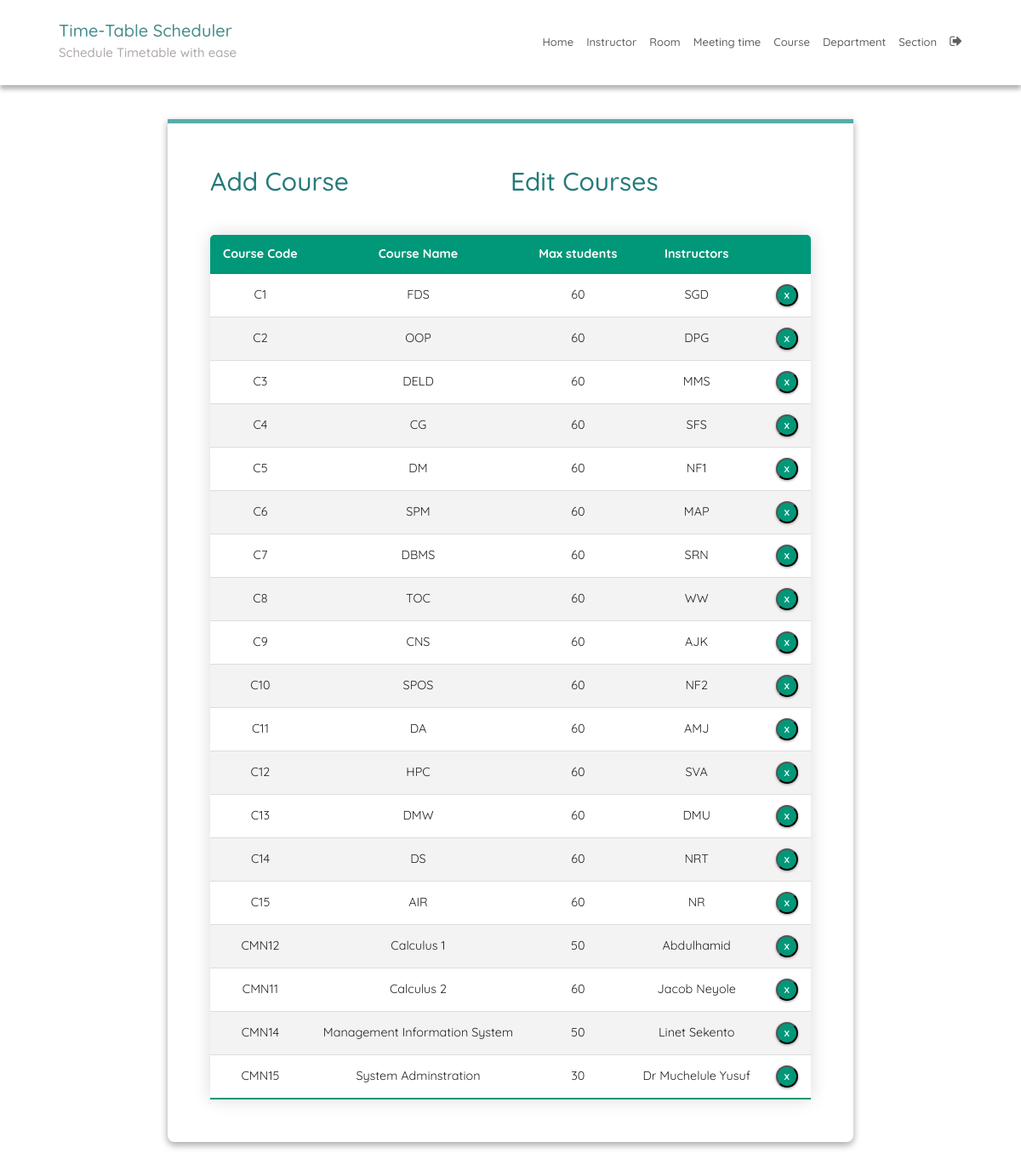
Screenshot of /courseEdit/ (signed in) with the database file from the repository.
### SchedulerApp/models.py (models this page shows, shortened)
class Course(models.Model):
    course_number = models.CharField(max_length=5, primary_key=True)
    course_name = models.CharField(max_length=40)
    max_numb_students = models.CharField(max_length=65)
    instructors = models.ManyToManyField(Instructor)

### SchedulerApp/views.py (the view)
# urls.py: path('courseEdit/', courseEdit, name='courseEdit'),
@login_required
def courseEdit(request):
    instructor = defaultdict(list)
    for course in Course.instructors.through.objects.all():
        course_number = course.course_id
        instructor_name = Instructor.objects.filter(
            id=course.instructor_id).values('name')[0]['name']
        instructor[course_number].append(instructor_name)
    context = {'courses': Course.objects.all(), 'instructor': instructor}
    return render(request, 'courseEdit.html', context)

### SchedulerApp/templatetags/index.py (called while the page is built)
@register.filter
def dictKey(d, k):
    return ', '.join(d[k]) or ''

@register.tag
def active(parser, token):
    args = token.split_contents()
    template_tag = args[0]
    if len(args) < 2:
        raise (template.TemplateSyntaxError, f'{template_tag} tag requires at least one argument')
    return NavSelectedNode(args[1:])

    def render(self, context):
        path = context['request'].path
        for p in self.patterns:
            pValue = template.Variable(p).resolve(context)
            if path == pValue:
                return 'active'
        return ''

### templates/courseEdit.html (shortened to what this page needs)
{% extends 'base.html' %}
{% block content %}
{% load static %}
{% load index %}
<fieldset class="fieldset">
  <div class="tablink">
    <a href="{% url 'courseAdd'%}">
      <h1 onclick="openPage('new')" id="defaultOpen">Add Course</h1>
    </a>
    <h1 onclick="openPage('edit')" id="link_to_edit">Edit Courses</h1>
  </div>
  <div class="tabcontent" id="edit">
    <table class="editTable">
      <thead>
        <tr class="table-headers">
          <th>Course Code</th>
          <th>Course Name</th>
          <th>Max students</th>
          <th>Instructors</th>
          <th class="empty"></th>
        </tr>
      </thead>
      <tbody>
        {% for crs in courses %}
        <tr>
          <td>{{crs.course_number}}</td>
          <td>{{crs.course_name}}</td>
          <td>{{crs.max_numb_students}}</td>
          <td>{{instructor|dictKey:crs.course_number}}</td>
          <td class="empty">
            <form action="{% url 'deletecourse' crs.course_number %}" method="post">
              <input type="submit" value="X" class="cross">
            </form>
          </td>
        </tr>
        {% endfor %}
      </tbody>
    </table>
  </div>
</fieldset>
{% endblock %}

### static/CSS/style.css (style rules this page uses)
:root { --green1: #57ACAC; --green2: #38c0b3; --green3: #257a7a; --green4: #0FCD9D; --green5: #01d7a7; --green6: #00BE8E; --green7: #009879; --white: #fff; --grey: #aaa; --dark-grey: #444; --light-grey: #a29999; --lighter-grey: #dddddd; --lightest-grey: #f3f3f3; --box-shadow: #9e9292; }
html { font-size: 100%; box-sizing: border-box; scroll-behavior: smooth; }
html, body { margin: 0; padding: 0; width: 100vw; min-height: 100%; text-rendering: optimizeLegibility; font-family: "Quicksand", sans-serif; font-size: 62.5%; }
body { position: relative; }
a { text-decoration: none; }
fieldset { padding: 50px; border-radius: 0 0 8px 8px; background: transparent; box-shadow: rgba(0, 0, 0, 0.145) 0px 4px 8px, rgba(0, 0, 0, 0.24) 0px 3px 8px; border-top: 5px solid var(--green1); }
.fieldset { min-width: 65rem; font-size: 1.6rem; }
.tablink { display: grid; grid-template-columns: 1fr 1fr; }
.tablink h1 { color: var(--green3); padding-bottom: 2rem; cursor: pointer; font-size: 3rem; }
.tabcontent { display: grid; gap: 3rem; }
.editTable, .timetable { border-collapse: collapse; margin-top: 2rem; font-size: 0.9em; min-width: 40rem; border-radius: 5px 5px 0 0; overflow: hidden; box-shadow: 0 0 20px rgba(0, 0, 0, 0.15); text-align: center; }
.editTable thead tr, .timetable thead tr { background-color: var(--green7); color: var(--white); font-weight: bold; }
.editTable th, .editTable td, .timetable th, .timetable td { padding: 1.2rem 1.5rem; }
.editTable tbody tr, .timetable tbody tr { border-bottom: 1px solid var(--lighter-grey); }
.editTable tbody tr:nth-of-type(even), .timetable tbody tr:nth-of-type(even) { background-color: var(--lightest-grey); }
.editTable tbody tr:last-of-type, .timetable tbody tr:last-of-type { border-bottom: 2px solid var(--green7); }
.empty form { display: flex; justify-content: center; }
.cross { border-radius: 50%; font-size: 1rem; font-weight: bold; box-shadow: 0px 1px 3px 0px var(--box-shadow); padding: 4px; color: var(--white); background-color: var(--green7); cursor: pointer; width: 2.6rem; height: 2.6rem; }

### rows the page displays
Course: course_number "C1", course_name "FDS", max_numb_students "60", course_number "SGD"
Course: course_number "C2", course_name "OOP", max_numb_students "60", course_number "DPG"
Course: course_number "C3", course_name "DELD", max_numb_students "60", course_number "MMS"
Course: course_number "C4", course_name "CG", max_numb_students "60", course_number "SFS"
Course: course_number "C5", course_name "DM", max_numb_students "60", course_number "NF1"
Course: course_number "C6", course_name "SPM", max_numb_students "60", course_number "MAP"
Course: course_number "C7", course_name "DBMS", max_numb_students "60", course_number "SRN"
Course: course_number "C8", course_name "TOC", max_numb_students "60", course_number "WW"
Course: course_number "C9", course_name "CNS", max_numb_students "60", course_number "AJK"
Course: course_number "C10", course_name "SPOS", max_numb_students "60", course_number "NF2"
Course: course_number "C11", course_name "DA", max_numb_students "60", course_number "AMJ"
Course: course_number "C12", course_name "HPC", max_numb_students "60", course_number "SVA"
Course: course_number "C13", course_name "DMW", max_numb_students "60", course_number "DMU"
Course: course_number "C14", course_name "DS", max_numb_students "60", course_number "NRT"
Course: course_number "C15", course_name "AIR", max_numb_students "60", course_number "NR"
Course: course_number "CMN12", course_name "Calculus 1", max_numb_students "50", course_number "Abdulhamid"
Course: course_number "CMN11", course_name "Calculus 2", max_numb_students "60", course_number "Jacob Neyole"
Course: course_number "CMN14", course_name "Management Information System", max_numb_students "50", course_number "Linet Sekento"
Course: course_number "CMN15", course_name "System Adminstration", max_numb_students "30", course_number "Dr Muchelule Yusuf"
